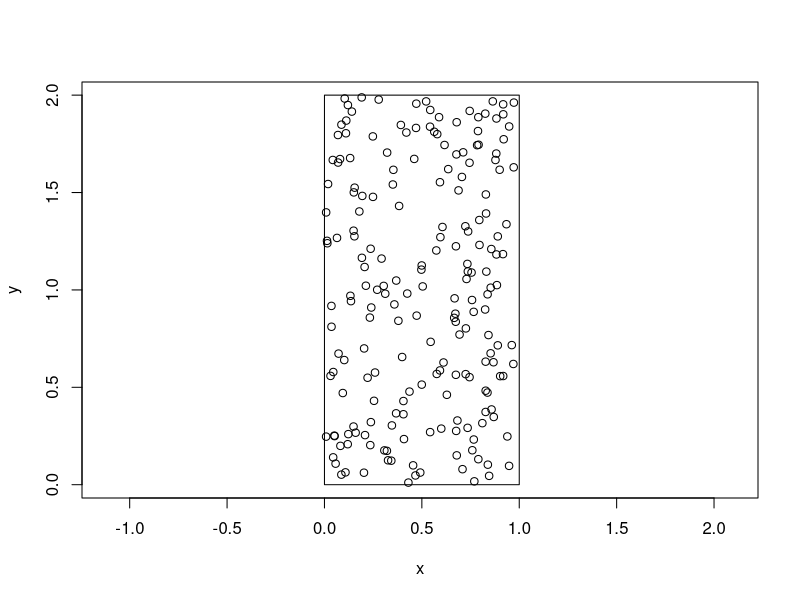
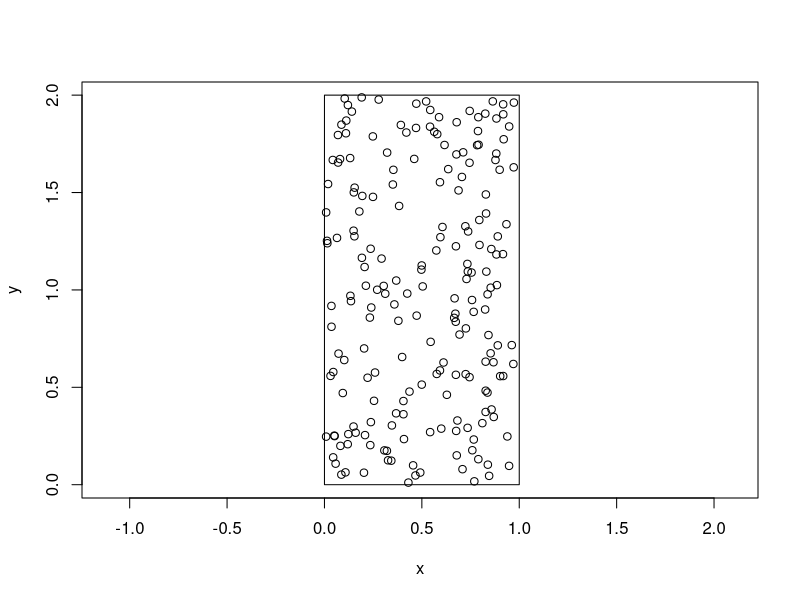
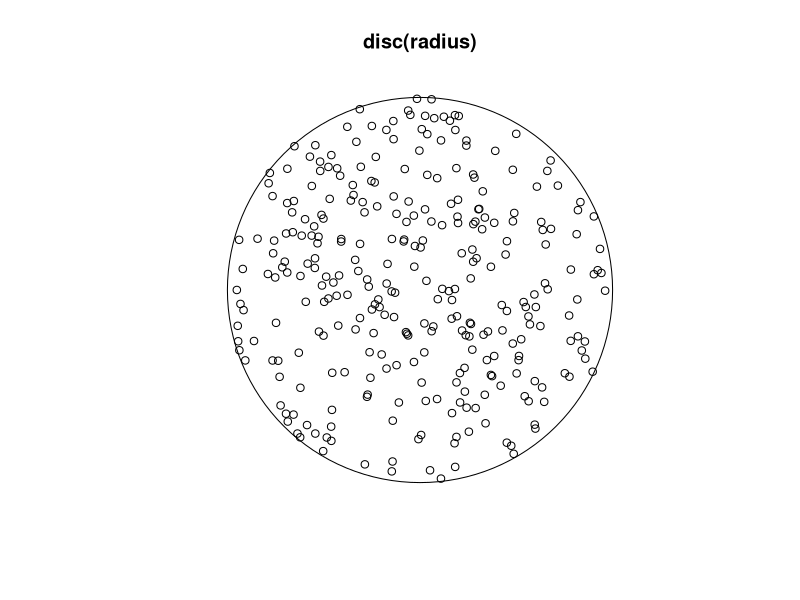
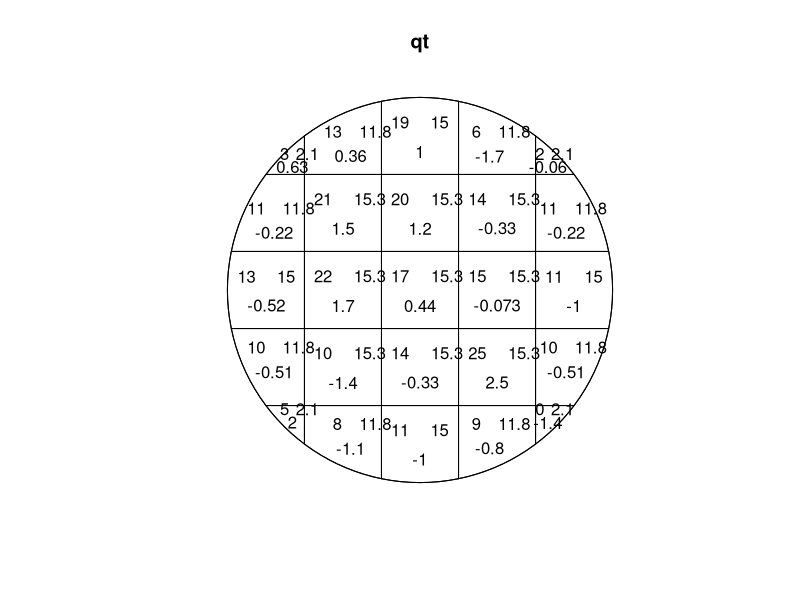
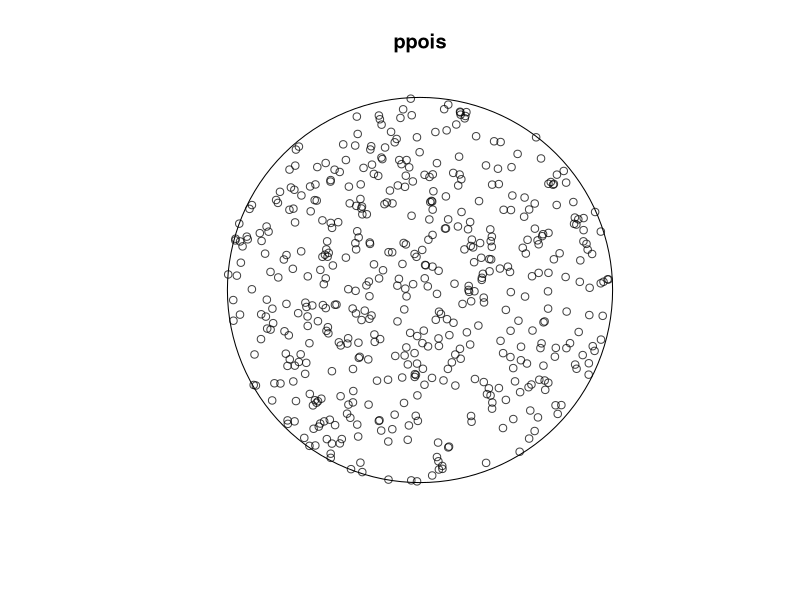
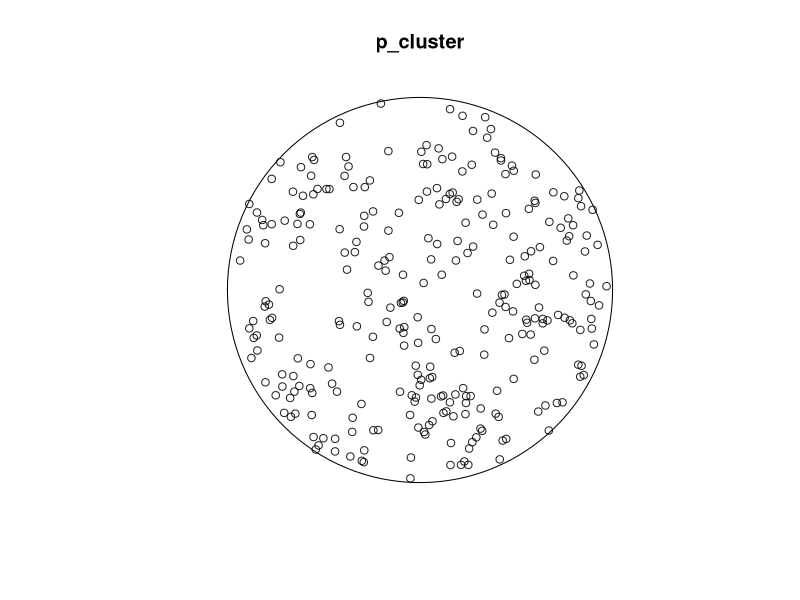
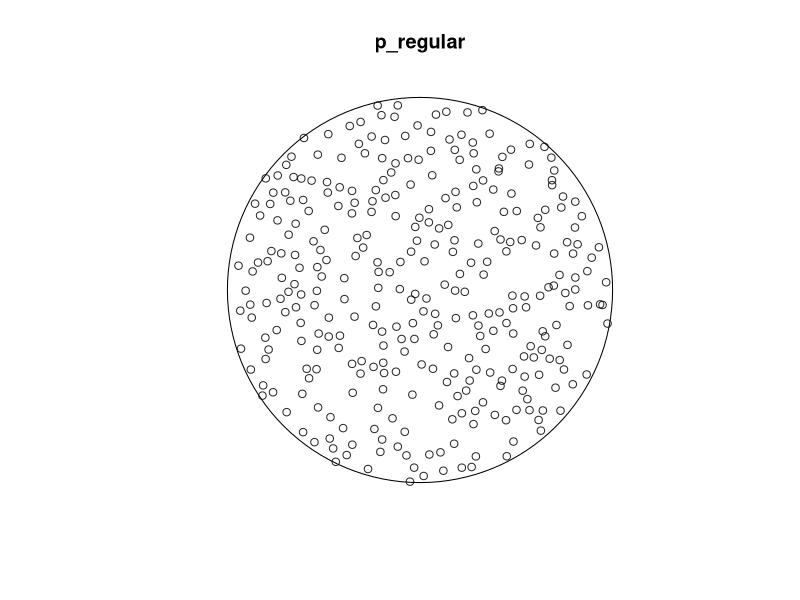
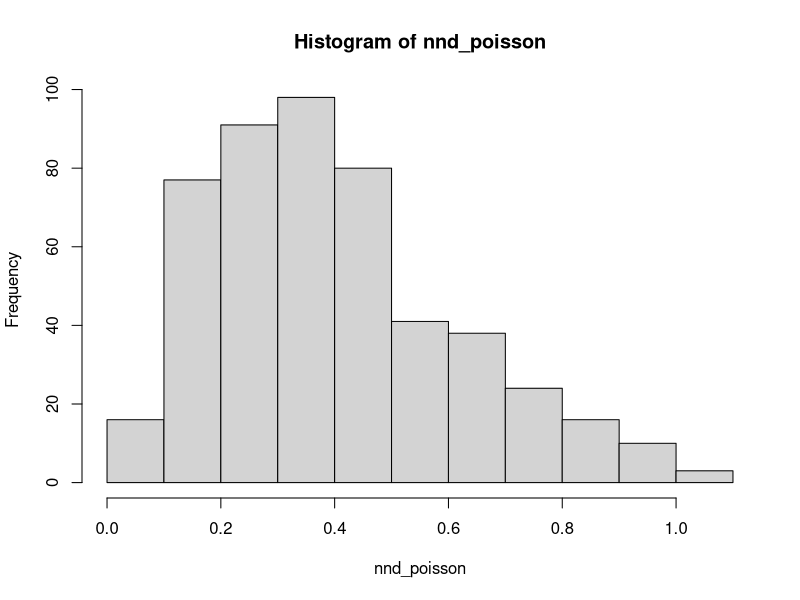

Reproduce these figures in R, in order.
## ---- chunk 1
knitr::opts_chunk$set(echo = TRUE)

library(tidyverse)
library(spatstat)
## ---- chunk 2
# The number of points to create
n <- 200

# set the range
xmin <- 0
xmax <- 1
ymin <- 0
ymax <- 2

# Sample from a Uniform distribution
x <- runif(n, 0, 1)
y <- runif(n, 0, 2)
## ---- chunk 3

# Plot points and a rectangel
plot(x, y, asp = 1:1)
rect(xmin, ymin, xmax, ymax)

# define a function
mapxy <- function(a = NA) {
  plot(x, y, asp = a)
  rect(xmin, ymin, xmax, ymax)
}

mapxy(a = 1:1)

## ---- chunk 4
# Create this many points, in a circle of this radius
n_points <- 300
radius <- 10

# Generate uniform random numbers up to radius-squared
r_squared <- runif(n_points, 0, radius*radius)
angle <- runif(n_points, 0, 2*pi)

# Take the square root of the values to get a uniform spatial distribution
x <- sqrt(r_squared) * cos(angle)
y <- sqrt(r_squared) * sin(angle)

plot(disc(radius)); points(x, y)

## ---- chunk 5
# Set coordinates and window
ppxy <- ppp(x = x, y = y, window = disc(radius))
summary(ppxy)

# Test the point pattern
qt <- quadrat.test(X = ppxy)

# Inspect the results
plot(qt)
print(qt)


## ---- chunk 6
# Create a disc of radius 10
disc10 <-  disc(10)

# Compute the rate as count divided by area
lambda <- 500/area(disc10)

# Create a point pattern object
ppois <- rpoispp(lambda = lambda, win = disc10)

# Plot the Poisson point pattern 
plot(ppois)

# Test the point pattern
quadrat.test(X = ppois)
## ---- chunk 7
# Create a disc of radius 10
disc10 <- disc(radius = 10)

# Generate clustered points from a Thomas process
set.seed(123)
p_cluster <- rThomas(
  # Intensity of the Poisson process of cluster centres
  kappa = 0.35, 
  # Standard deviation of random displacement
  scale = 1, 
  # mean number of points per cluster
  mu = 3,
  # Window in which to simulate the pattern
  win = disc10)

plot(p_cluster)

# Run a quadrat test
quadrat.test(X = p_cluster, alternative = "clustered")

# Regular points from a Strauss process
set.seed(123)
p_regular <- rStrauss(
  # intensity parameter (positive)
  beta = 2.9, 
  # Interaction parameter
  gamma = 0.025, 
  # Interaction radius
  R = 0.5, 
  # Window in which to generate the random pattern
  W = disc10)

plot(p_regular)

# Run a quadrat test
quadrat.test(X = p_regular, 
             alternative = "regular")

## ---- chunk 8
# Create a disc of radius 10
disc10 <-  disc(10)

# Compute the rate as count divided by area
lambda <- 500/area(disc10)

# Create a point pattern object
p_poisson <- rpoispp(lambda = lambda, win = disc10)

# Regular points from a Strauss process
set.seed(123)
p_regular <- rStrauss(
  # intensity parameter (positive)
  beta = 2.9, 
  # Interaction parameter
  gamma = 0.025, 
  # Interaction radius
  R = 0.5, 
  # Window in which to generate the random pattern
  W = disc10)

# Calc nearest-neighbor distances for poisson point data 
nnd_poisson <- nndist(p_poisson)

# Draw a histogram of nearest-neighbor distance
hist(nnd_poisson)

# Estimate G(r)
G_poisson <- Gest(X = p_poisson)

# Plot (G(r) vs. R)

plot(G_poisson )


# Calc nearest-neighbor distances for regular point data 
nnd_regular <- nndist(p_regular)

# Draw a histogram of nearest-neighbor distance
hist(nnd_regular)

# Estimate G(r)
G_regular <- Gest(X = p_regular)

# Plot (G(r) vs. R)

plot(G_regular)

## ---- chunk 9
# Create a disc of radius 10
disc10 <-  disc(10)

# Compute the rate as count divided by area
lambda <- 500/area(disc10)

# Create a point pattern object
p_poisson <- rpoispp(lambda = lambda, win = disc10)

# Regular points from a Strauss process
set.seed(123)
p_regular <- rStrauss(
  # intensity parameter (positive)
  beta = 2.9, 
  # Interaction parameter
  gamma = 0.025, 
  # Interaction radius
  R = 0.5, 
  # Window in which to generate the random pattern
  W = disc10)


# Regular points from a Strauss process
set.seed(123)
p_regular <- rStrauss(
  # intensity parameter (positive)
  beta = 2.9, 
  # Interaction parameter
  gamma = 0.025, 
  # Interaction radius
  R = 0.5, 
  # Window in which to generate the random pattern
  W = disc10)
## ---- chunk 10
# Estimate the K-function for the Poisson points
K_poisson <- Kest(X = p_poisson, correction = "border")

# The Default plot shows quadratic growth
plot(K_poisson, . ~ r)

# plot the K function with a formular that substracts the theoretical Poisson value
plot(K_poisson, - pi*r^2 ~ r)

# compute envelopes of K under random locations
K_cluster_env <- envelope(p_cluster, fun = Kest, correction = "border")

# Insert the full formula to plot K minus pi * r^2
plot(K_cluster_env, . -pi * r^2 ~ r)

# compute envelops of K under regular locations
K_regular_env <- envelope(p_regular, fun = Kest, correction = "border")

plot(K_regular_env, .-pi*r^2 ~ r)
